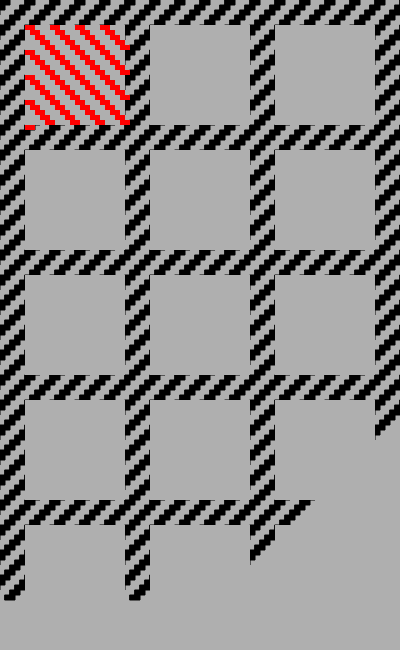
Frame 1 (no input)
Frame 60 (no input): identical to frame 1, image omitted
Frame 120 (the mouse pressed at the canvas centre since frame 60): identical to frame 1, image omitted

The p5.js sketch that drew this single still picture (run headless with seeded random() and noise() and a simulated clock; from frame 60 on, the mouse is pressed at the canvas centre):

// p5.js sketch
// ── sketch.js
// This is a comment! It won't be rendered.

//Setup happens once when you run the sketch
function setup() {
  //Create and size a canvas (w, h)
  createCanvas(400,650);

  //Draw a black background across the canvas
  background(175);

  for(i = displayWidth; i > -20; i-=25){
    for(j = 0; j < displayHeight; j+=5){
      fill(0);
      rect(i-j,j,10,5);
    }
  }

  //grey squares


 // // var y = 25; //j=25
 //  var squareLoc = 125;

  for(x = 25; x < displayWidth; x+=125){
    for(y = 25; y < displayHeight; y+=125){
      noStroke();
      fill(175);
      rect(x,y,100,100);



    }
  }

stripes(125,25);


function stripes(xpos,ypos){
    //square stripes
  var x = xpos;
  var x1 = x;
  var y = ypos;
  for(i = 0; i < 100; i+=25){
    for(j = y; j < x1; j+=5){

      fill(255,0,0);
      rect(i+j,j,10,5);
    }
    x1-=25;
  }

  x1 = x;

  for(i = 0; i < x; i+=25){
    for(j = y; j < x1; j+=5){
      fill(255,0,0);
      
      rect(j,i+j,10,5);
    }
    if(x1>50){
      x1-=25;
    } else {
      x1-=24;
    }
  }

}



}

function draw() {
  console.log(mouseX, mouseY);
  
}
